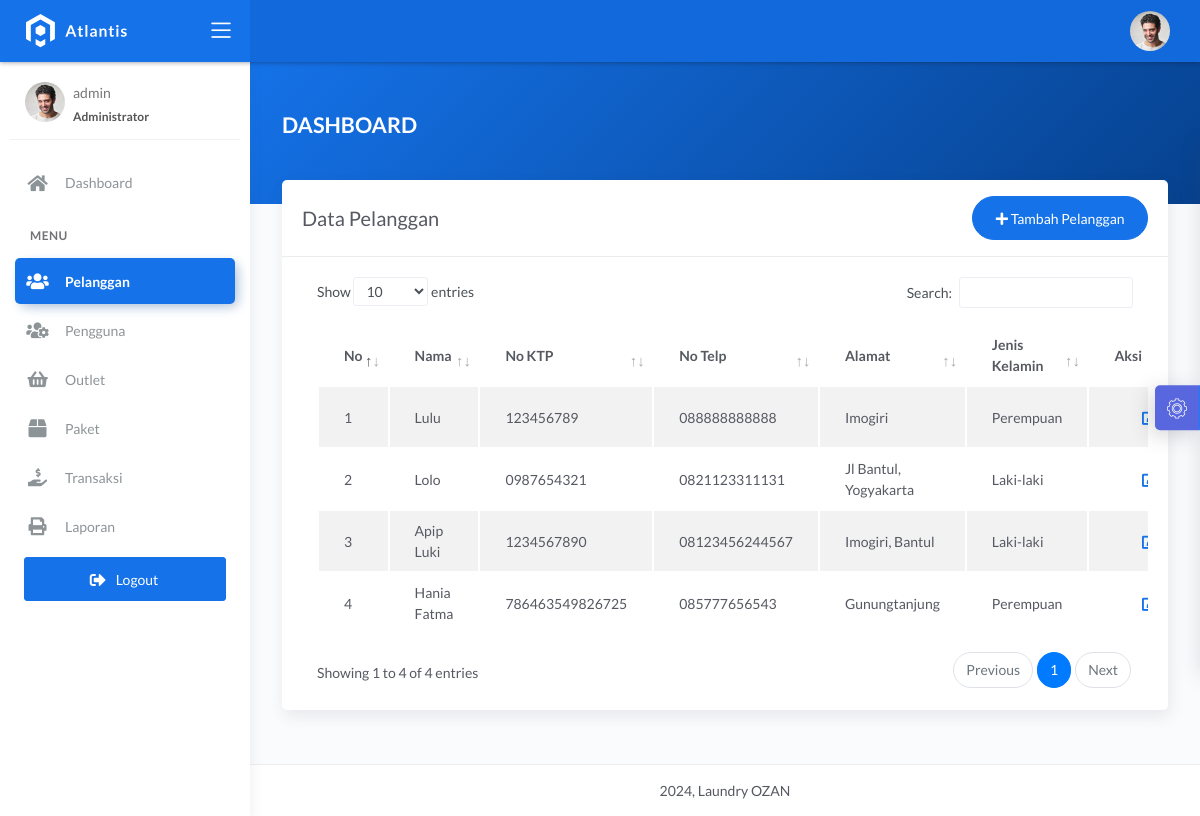
/admin/pelanggan.php (signed in), run on the app's committed database.
### tables this page shows
CREATE TABLE `pelanggan` (
  `id_pelanggan` int(11) NOT NULL,
  `nama_pelanggan` varchar(228) NOT NULL,
  `alamat_pelanggan` text NOT NULL,
  `jenis_kelamin` enum('L','P') NOT NULL,
  `telp_pelanggan` varchar(15) NOT NULL,
  `no_ktp` varchar(30) NOT NULL
);

### admin/pelanggan.php (the view, shortened to what this page needs)
<?php
$title = 'Data Pelanggan';
require 'koneksi.php';
$query = 'SELECT * FROM pelanggan';
$data = mysqli_query($conn, $query);
require 'header.php';
?>
<div class="panel-header bg-primary-gradient">
    <div class="page-inner py-5">
        <div class="d-flex align-items-left align-items-md-center flex-column flex-md-row">
            <div>
                <h2 class="text-white pb-2 fw-bold">DASHBOARD</h2>
            </div>
        </div>
    </div>
</div>
<div class="page-inner mt--5">
    <diva class="row">
        <div class="col-md-12">
            <div class="card">
                <div class="card-header">
                    <div class="d-flex align-items-center">
                        <h4 class="card-title"><?= $title; ?></h4>
                        <a href="tambah_pelanggan.php" class="btn btn-primary btn-round ml-auto">
                            <i class="fa fa-plus"></i>
                            Tambah Pelanggan
                        </a>
                    </div>
                </div>
                <div class="card-body">
                    <div class="table-responsive">
                        <table id="basic-datatables" class="display table table-striped table-hover">
                            <thead>
                                <tr>
                                    <th style="width: 5%">No</th>
                                    <th>Nama</th>
                                    <th style="width: 15%;">No KTP</th>
                                    <th style="width: 15%;">No Telp</th>
                                    <th style="width: 25%;">Alamat</th>
                                    <th style="width: 15%;">Jenis Kelamin</th>
                                    <th style="width: 8%">Aksi</th>
                                </tr>
                            </thead>
                            <tbody>
                                <?php
                                $no = 1;
                                if (mysqli_num_rows($data) > 0) {
                                    while ($plg = mysqli_fetch_assoc($data)) {
                                ?>
                                        <tr>
                                            <td><?= $no++; ?></td>
                                            <td><?= $plg['nama_pelanggan']; ?></td>
                                            <td><?= $plg['no_ktp']; ?></td>
                                            <td><?= $plg['telp_pelanggan']; ?></td>
                                            <td><?= $plg['alamat_pelanggan']; ?></td>
                                            <td><?php if ($plg['jenis_kelamin'] == 'L') {
                                                    echo "Laki-laki";
                                                } else {
                                                    echo "Perempuan";
                                                } ?>
                                            </td>
                                            <td>
                                                <div class="form-button-action">
                                                    <a href="edit_pelanggan.php?id=<?= $plg['id_pelanggan']; ?>" type="button" data-toggle="tooltip" title="" class="btn btn-link btn-primary btn-lg" data-original-title="Edit">
                                                        <i class="fa fa-edit"></i>
                                                    </a>
                                                </div>
                                            </td>
                                        </tr>
                                <?php }
                                }
                                ?>
                            </tbody>
                        </table>
                    </div>
                </div>
            </div>
        </div>
</div>
</div>
<?php
require 'footer.php';
?>

### data on the page
pelanggan: nama_pelanggan "Lulu", no_ktp "123456789", telp_pelanggan "088888888888", alamat_pelanggan "Imogiri", jenis_kelamin "Perempuan"
pelanggan: nama_pelanggan "Lolo", no_ktp "0987654321", telp_pelanggan "0821123311131", alamat_pelanggan "Jl Bantul, Yogyakarta", jenis_kelamin "Laki-laki"
pelanggan: nama_pelanggan "Apip Luki", no_ktp "1234567890", telp_pelanggan "08123456244567", alamat_pelanggan "Imogiri, Bantul", jenis_kelamin "Laki-laki"
pelanggan: nama_pelanggan "Hania Fatma", no_ktp "786463549826725", telp_pelanggan "085777656543", alamat_pelanggan "Gunungtanjung", jenis_kelamin "Perempuan"

### other printed values
$_SESSION['username'] "admin"
$title "Data Pelanggan"
